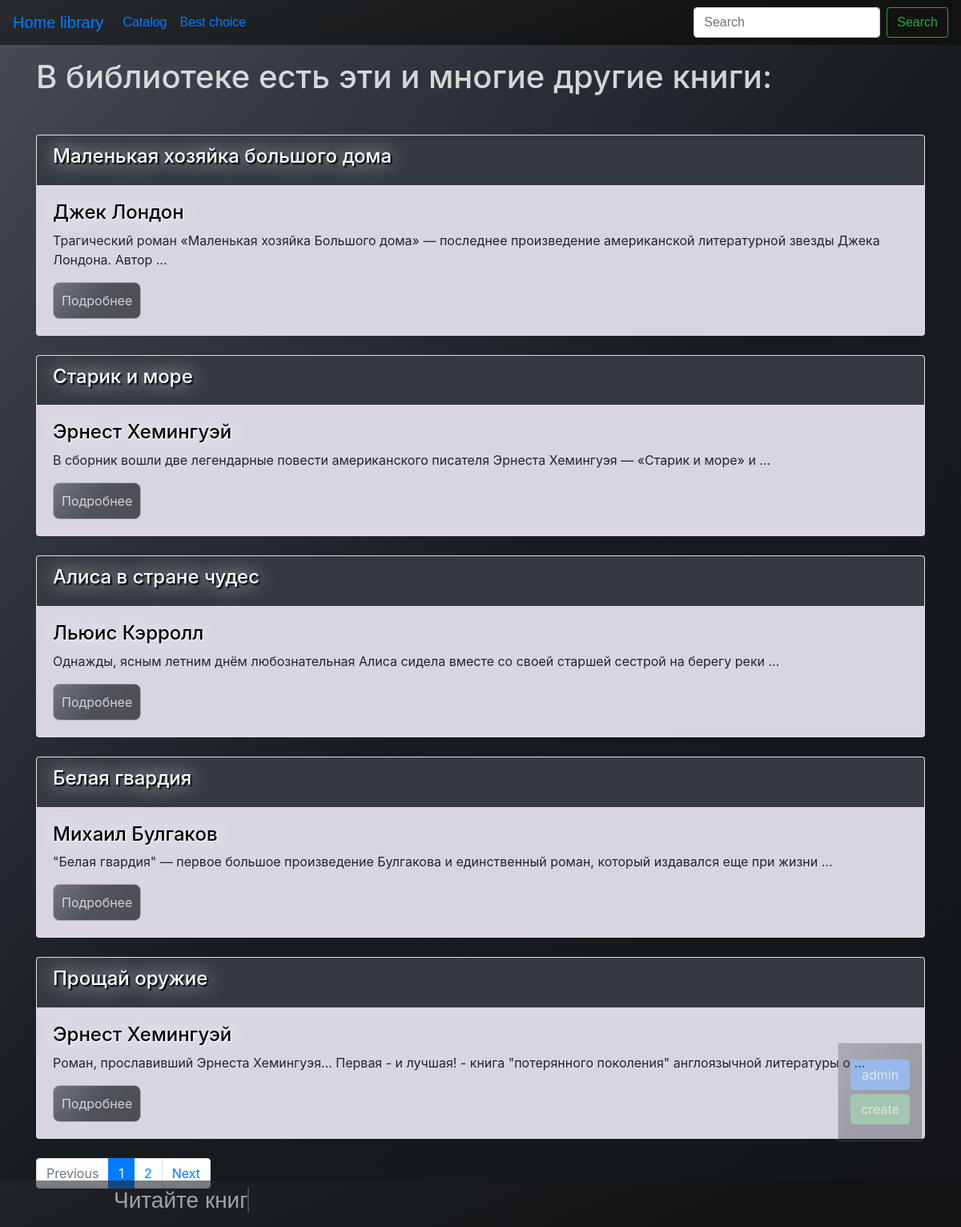
/library/, run on the app's committed database.
### app/models.py (models this page shows, shortened)
class BookModel(models.Model):
    title = models.CharField(max_length=50, db_index=True,
                             verbose_name="Название книги")
    author = models.CharField(
        max_length=50, db_index=True, verbose_name="Автор")
    dateline = models.CharField(
        max_length=100, verbose_name="Издательство и год выпуска")
    genre = models.ManyToManyField(
        'Genre', related_name='book', verbose_name="Раздел")
    addition = models.TextField(max_length=1000, verbose_name="Описание")
    rating = models.ManyToManyField(
        'Rating', related_name='book', verbose_name="Рейтинг")
    slug = models.SlugField(max_length=50, blank=True, unique=True)
    time_added = models.DateTimeField(default=datetime.now)
    class Meta:
        verbose_name = 'Библиотека'
        verbose_name_plural = 'Библиотека'
        ordering = ['-time_added']

### app/views.py (the view)
# urls.py: path('library/', views.Library.as_view(), name='library_url'),
class Library(View):
    def get(self, request):
        search_query = request.GET.get('search', '')
        if search_query:
            books = BookModel.objects.filter(Q(title__iregex=search_query) |
                                             Q(addition__iregex=search_query))
        else:
            books = BookModel.objects.all()
        paginator = Paginator(books, 5)
        page_number = request.GET.get('page', 1)
        page = paginator.get_page(page_number)
        is_paginated = page.has_other_pages()
        if page.has_previous():
            prev_url = '?page={}'.format(page.previous_page_number())
        else:
            prev_url = ''
        if page.has_next():
            next_url = '?page={}'.format(page.next_page_number())
        else:
            next_url = ''
        search = True
        context = {'page_objects': page,
                   'is_paginated': is_paginated,
                   'prev_url': prev_url,
                   'next_url': next_url,
                   'search': search
                   }
        return render(request, 'app/library.html', context=context)

### app/templates/app/library.html (shortened to what this page needs)
{% extends 'app/book_template.html' %}
{% block content %}
    <h1 class="mb-5 for_fonts">В библиотеке есть эти и многие другие книги:</h1>
    {% for book in page_objects.object_list %}
        <div class="card mb-4">
            <div class="card-header bg-dark">
                <h3 class="shadow2">{{ book.title }}</h3>
            </div>
            <div class="card-body" style=" background: rgb(217, 213, 224);">
                <h5 class="shadow3">{{ book.author }}</h5>
                <p class=" card-text">{{ book.addition|truncatewords:15 }}</p>
                <a href="{% url 'app:book_details_url' slug=book.slug %}" class="btn book_button">
                    <div class="for_fonts">Подробнее</div>
                </a>
            </div>
        </div>
    {% endfor %}
    {% if is_paginated %}
        <nav aria-label="...">
            <ul class="pagination">
                <li class="page-item {% if not prev_url %} disabled {% endif %}">
                    <a class="page-link" href="{{ prev_url }}" tabindex="-1" aria-disabled="true">Previous</a>
                </li>
                {% for i in page_objects.paginator.page_range %}
                    {% if page_objects.number == i %}
                        <li class="page-item active" aria-current="page">
                            <a class="page-link" href="?page={{ i }}">{{ i }} <span class="sr-only">(current)</span></a>
                        </li>
                    {% elif i > page_objects.number|add:-3 and i < page_objects.number|add:3 %}
                        <li class="page-item">
                            <a class="page-link" href="?page={{ i }}">{{ i }}</a>
                        </li>
                    {% endif %}
                {% endfor %}
                <li class="page-item {% if not next_url %} disabled {% endif %}">
                    <a class="page-link" href="{{ next_url }}">Next</a>
                </li>
            </ul>
        </nav>
    {% endif %}
{% endblock %}

### static/css/styles.css (style rules this page uses)
.shadow2 { color: white; font-size: 1.5em; text-shadow: 2px 2px 2px black, 0 0 1em rgb(255, 255, 255) }
.shadow3 { color: black; font-size: 1.5em; text-shadow: 1px 1px 2px white, 0 0 1em rgb(255, 255, 255) }
.main { background: linear-gradient(129.56deg, #4D535C -7.06%, #171C21 50.9%, #121417 107.91%); min-height: 100vh; }
.for_fonts { opacity: 0.8; color: rgb(255, 255, 255); }
.book_button { padding: 10px; background: linear-gradient(129.56deg, #4D535C -7.06%, #171C21 50.9%, #121417 107.91%); border: 1px solid #999; border-radius: 8px; opacity: 0.7; }

### data on the page
BookModel: title "Маленькая хозяйка большого дома", author "Джек Лондон", addition "Трагический роман «Маленькая хозяйка Большого дома» — последнее произведение американской литературной звезды Джека Лондона. Автор …"
BookModel: title "Старик и море", author "Эрнест Хемингуэй", addition "В сборник вошли две легендарные повести американского писателя Эрнеста Хемингуэя — «Старик и море» и …"
BookModel: title "Алиса в стране чудес", author "Льюис Кэрролл", addition "Однажды, ясным летним днём любознательная Алиса сидела вместе со своей старшей сестрой на берегу реки …"
BookModel: title "Белая гвардия", author "Михаил Булгаков", addition "\"Белая гвардия\" — первое большое произведение Булгакова и единственный роман, который издавался еще при жизни …"
BookModel: title "Прощай оружие", author "Эрнест Хемингуэй", addition "Роман, прославивший Эрнеста Хемингуэя… Первая - и лучшая! - книга \"потерянного поколения\" англоязычной литературы о …"

### other printed values
{{ i }} "1"
{{ i }} "2"
